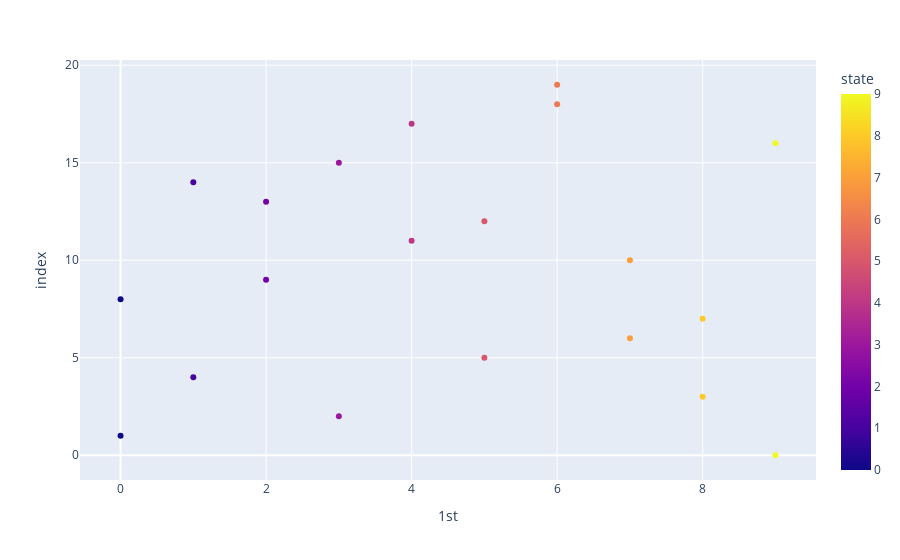

Notebook code for this chart:
### Markdown cell above
### p-space (latent coherent space)

### Code cell
if p==1:
    df = pd.DataFrame(Cs, columns = ['1st'])
    df = pd.concat([df,pd.DataFrame(X_states,columns=['state'])],axis=1)
    fig = px.scatter(df, x='1st', color='state')
    fig.show()
elif p==2:
    pca = PCA(n_components=2)
    pca_C = pca.fit_transform(Cs)
    df = pd.DataFrame(pca_C, columns = ['1st','2nd'])
    tem = pd.DataFrame(X_states,columns=['state'])
    df = pd.concat([df,tem],axis=1)
    df.sort_values('state',inplace=True)
    fig = px.scatter(df, x='1st', y='2nd', color='state')
    fig.update_layout(title_text='p space PCA')
    fig.show()
elif p>=3:
    pca = PCA(n_components=3)
    pca_C = pca.fit_transform(Cs)
    df = pd.DataFrame(pca_C, columns = ['1st','2nd','3rd'])
    tem = pd.DataFrame(X_states,columns=['state'])
    df = pd.concat([df,tem],axis=1)
    df.sort_values('state',inplace=True)
    fig = px.scatter_3d(df, x='1st', y='2nd', z='3rd', color='state')
    fig.update_layout(title_text='p space PCA')
    fig.show()

### Figure 1 — Plotly figure (JSON) as saved in the notebook; plotly's stock layout.template omitted (floating-point values rounded to 4 significant figures)
{"data": [{"hovertemplate": "1st=%{x}<br>index=%{y}<br>state=%{marker.color}<extra></extra>", "legendgroup": "", "marker": {"color": [9, 0, 3, 8, 1, 5, 7, 8, 0, 2, 7, 4, 5, 2, 1, 3, 9, 4, 6, 6], "coloraxis": "coloraxis", "symbol": "circle"}, "mode": "markers", "name": "", "orientation": "h", "showlegend": false, "type": "scatter", "x": [9, 0, 3, 8, 1, 5, 7, 8, 0, 2, 7, 4, 5, 2, 1, 3, 9, 4, 6, 6], "xaxis": "x", "y": [0, 1, 2, 3, 4, 5, 6, 7, 8, 9, 10, 11, 12, 13, 14, 15, 16, 17, 18, 19], "yaxis": "y"}], "layout": {"autosize": true, "coloraxis": {"colorbar": {"title": {"text": "state"}}, "colorscale": [[0, "#0d0887"], [0.1111, "#46039f"], [0.2222, "#7201a8"], [0.3333, "#9c179e"], [0.4444, "#bd3786"], [0.5556, "#d8576b"], [0.6667, "#ed7953"], [0.7778, "#fb9f3a"], [0.8889, "#fdca26"], [1, "#f0f921"]]}, "legend": {"tracegroupgap": 0}, "margin": {"t": 60}, "xaxis": {"anchor": "y", "autorange": true, "domain": [0, 1], "range": [-0.5878, 9.588], "title": {"text": "1st"}, "type": "linear"}, "yaxis": {"anchor": "x", "autorange": true, "domain": [0, 1], "range": [-1.471, 20.47], "title": {"text": "index"}, "type": "linear"}}}
